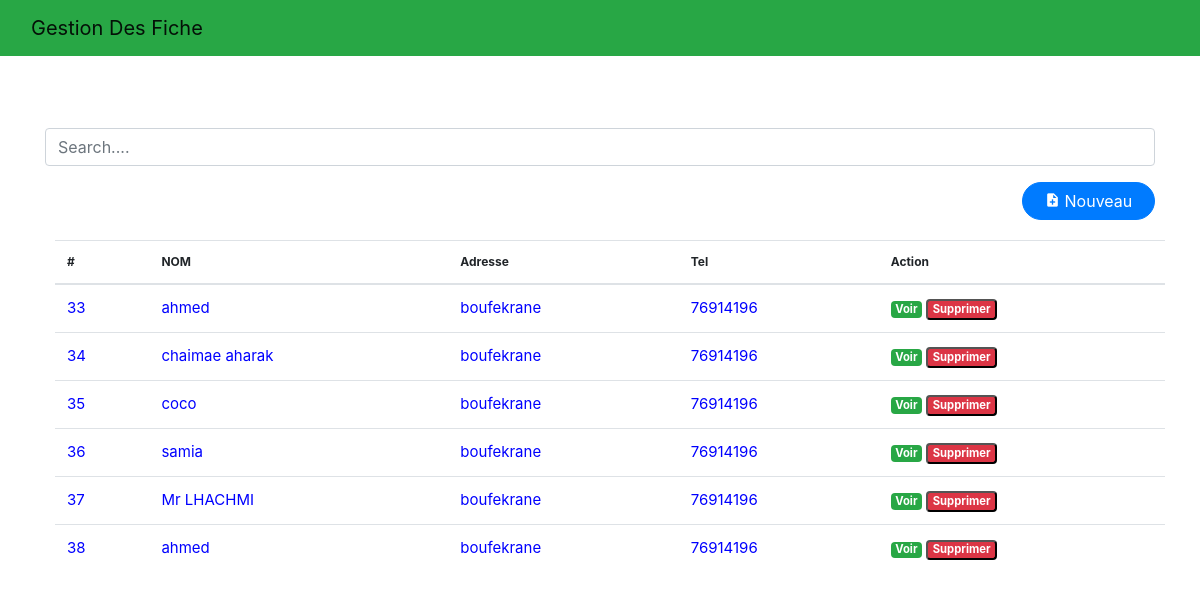
The page / on the database its author committed.
### app/models.py (models this page shows, shortened)
class Maladie(models.Model):
    nom = models.CharField(max_length=132)
    num_fiche = models.IntegerField()
    adresse = models.CharField(max_length=200)
    tel = models.CharField(null=True,max_length=50)
    Observations =  models.CharField(max_length=200)
    class Meta:
          verbose_name = "Maladie"
          verbose_name_plural ="Maladies"

### app/views.py (the view, shortened to what this page needs)
# urls.py: path('', views.HomeView.as_view(), name="Home"),
class HomeView(View):
    template_name="home.html"
    def get(self, request, *args, **kwargs):
        clients = Maladie.objects.all()
        context={
        'clients': clients
        }
        return render(request, self.template_name,context)

### app/templates/home.html (shortened to what this page needs)
{% extends "base.html" %}
{% load static %}
{% block content %}
<br><br>
<div class="form-group ">
    <input id="search" class="form-control" type="text" placeholder="Search....">
  </div>
    <a class="btn btn-primary" style="float: right; border-radius: 50px; width: 12%; margin-bottom: 20px;" href="{% url 'add' %}"><i class='bx bxs-file-plus' style="padding-right: 4px;"></i>Nouveau </a>
  <div>
    <table class="table table-striped-colums">
      <thead>
         <tr>
             <th>#</th>
             <th>NOM</th>
             <th>Adresse</th>
             <th>Tel</th>
             <th>Action</th>
         </tr>
     </thead>
       <tbody id="myTable" style="color: #0000FF;">
        {% if clients %}
        {% for client in clients %}
        <tr>
           <td scope="row">{{ client.pk }}</td>
           <td>{{client.nom}}</td>
           <td>{{client.adresse}}</td>
           <td>{{client.tel }}</td>
           <td>
              <a href="{% url 'view' pk=client.pk  %}" title="Detail" class="badge text-white bg-success m-30">Voir</a>
              <button id="btn-invoice-sup" type="button" data-toggle="modal" data-target="#supprimer"
                 class="badge text-white bg-danger m-20" title="Supprimer" data-id="{{ client.pk }}"
                 data-customer="">Supprimer
              </button>
           </td>
        </tr>
        {% endfor %}
        <br>
            {% else %}
            <p class="text-center text-primary">Aucune Fiche trouvée.</p>
        {% endif %}
      </tbody>
      </table>
    </div>
      <br><br>
{% endblock content %}

### app/templates/base.html (shortened to what this page needs)
<!DOCTYPE html>
{% load static %}
<html lang="en">
<head>
     <link rel="stylesheet" href="{% static 'css/bootstrap.css' %}">
     <link rel="stylesheet" href="{% static 'css/style.css' %}">
     <link rel="stylesheet" href="https://cdn.jsdelivr.net/npm/bootstrap-icons@1.3.0/font/bootstrap-icons.css" />
     <link href='https://unpkg.com/boxicons@2.1.4/css/boxicons.min.css' rel='stylesheet'>
</head>
<body>
   <header>
    <nav class="navbar navbar-expand-lg navbar-light bg-success navIcon">
        <div class="container-fluid">
          <a class="navbar-brand" href="{% url 'Home'%}">
            Gestion Des Fiche
          </a>
        </div>
      </nav>
  </header>
  <div class="container">
    <div class="wrapper">
      <br>
    </div>
  </div>
  <div class="container">
    {% block content %}
    {% endblock content %}
  </div>
</body>
</html>

### static/css/style.css (style rules this page uses)
* { text-decoration: none; }
.container { text-align: left; }
.table { font-size: .75rem; margin: 0 10px; }
td { font-size: 15px; }

### app/templates/home.html (style rules this page uses)
a { text-decoration: none; }

### rows shown on the page
Maladie: pk "33", nom "ahmed", adresse "boufekrane", tel "76914196"
Maladie: pk "34", nom "chaimae aharak", adresse "boufekrane", tel "76914196"
Maladie: pk "35", nom "coco", adresse "boufekrane", tel "76914196"
Maladie: pk "36", nom "samia", adresse "boufekrane", tel "76914196"
Maladie: pk "37", nom "Mr LHACHMI", adresse "boufekrane", tel "76914196"
Maladie: pk "38", nom "ahmed", adresse "boufekrane", tel "76914196"
